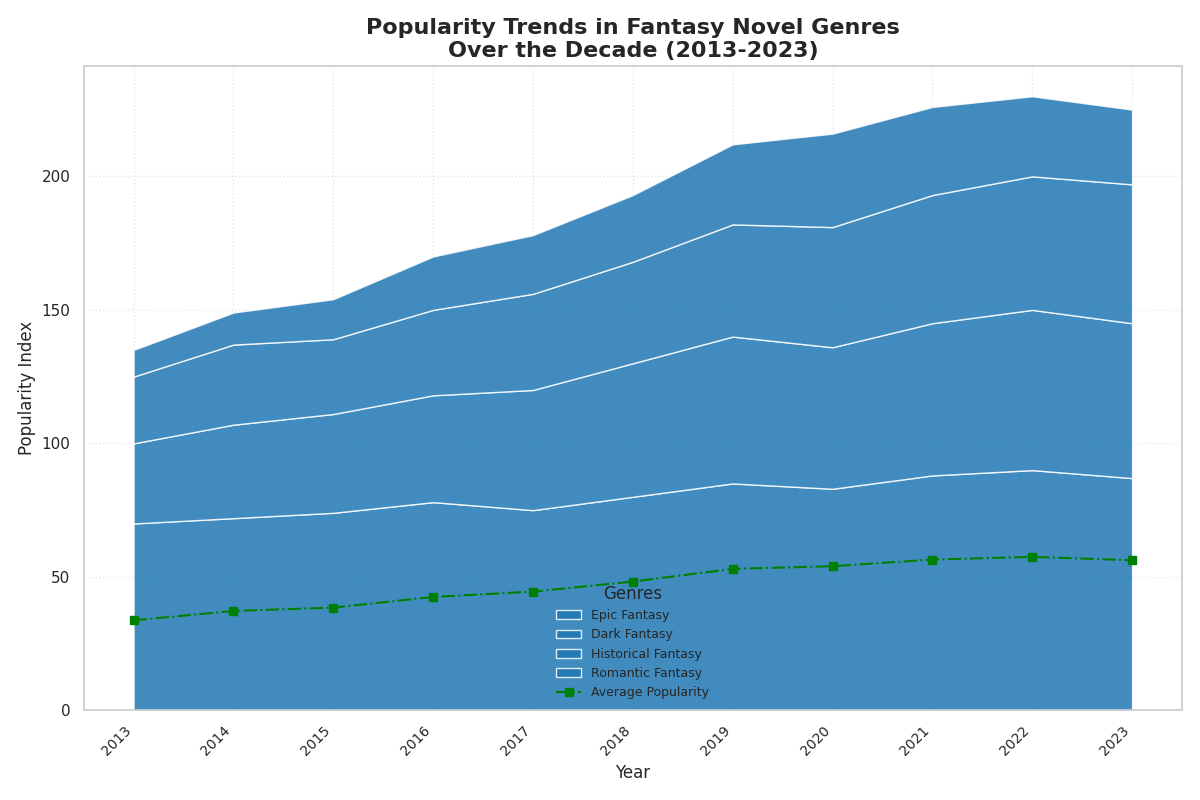

Source code (Python):
import matplotlib.pyplot as plt
import numpy as np

years = np.arange(2013, 2024)
epic_fantasy = np.array([70, 72, 74, 78, 75, 80, 85, 83, 88, 90, 87])
dark_fantasy = np.array([30, 35, 37, 40, 45, 50, 55, 53, 57, 60, 58])
historical_fantasy = np.array([25, 30, 28, 32, 36, 38, 42, 45, 48, 50, 52])
romantic_fantasy = np.array([10, 12, 15, 20, 22, 25, 30, 35, 33, 30, 28])

average_popularity = (epic_fantasy + dark_fantasy + historical_fantasy + romantic_fantasy) / 4

fig, ax = plt.subplots(figsize=(12, 8))

# Stacked area chart with a single color
ax.stackplot(years, epic_fantasy, dark_fantasy, historical_fantasy, romantic_fantasy,
             labels=['Epic Fantasy', 'Dark Fantasy', 'Historical Fantasy', 'Romantic Fantasy'],
             colors=['#1f77b4'],  # single consistent color for all groups
             alpha=0.85)

# Average popularity line
ax.plot(years, average_popularity, color='green', linewidth=1.5, linestyle='-.', marker='s', label='Average Popularity')

ax.set_title('Popularity Trends in Fantasy Novel Genres\nOver the Decade (2013-2023)', fontsize=16, weight='bold')
ax.set_xlabel('Year', fontsize=12)
ax.set_ylabel('Popularity Index', fontsize=12)
ax.set_xticks(years)
ax.set_xticklabels(years, rotation=45, ha='right', fontsize=10)

ax.legend(loc='lower center', title='Genres', frameon=False, fontsize=9)
ax.grid(True, axis='both', linestyle=':', alpha=0.5)
plt.tight_layout()
plt.show()
